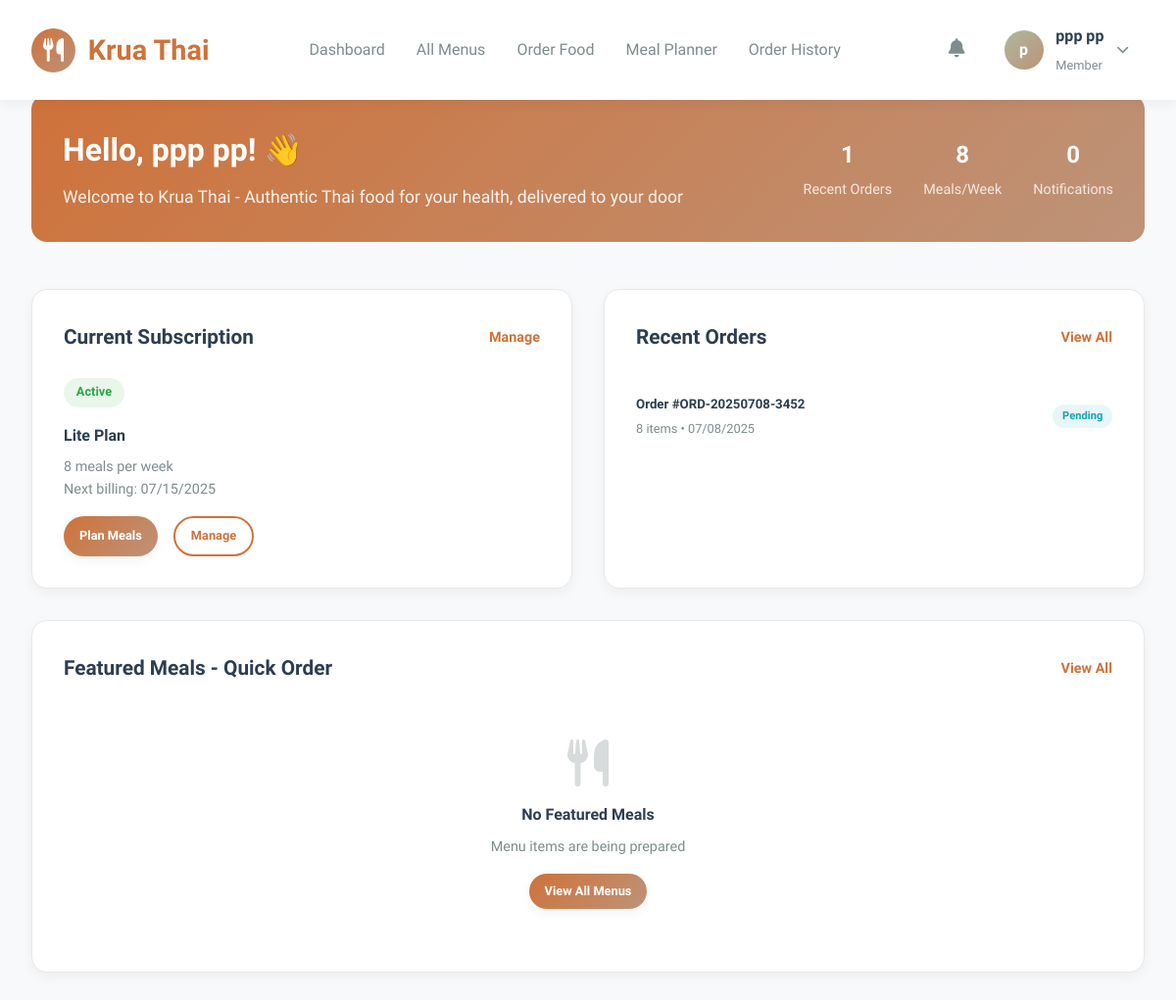
/KruaThai/index.php (signed in), run on an earlier commit of the app's database.
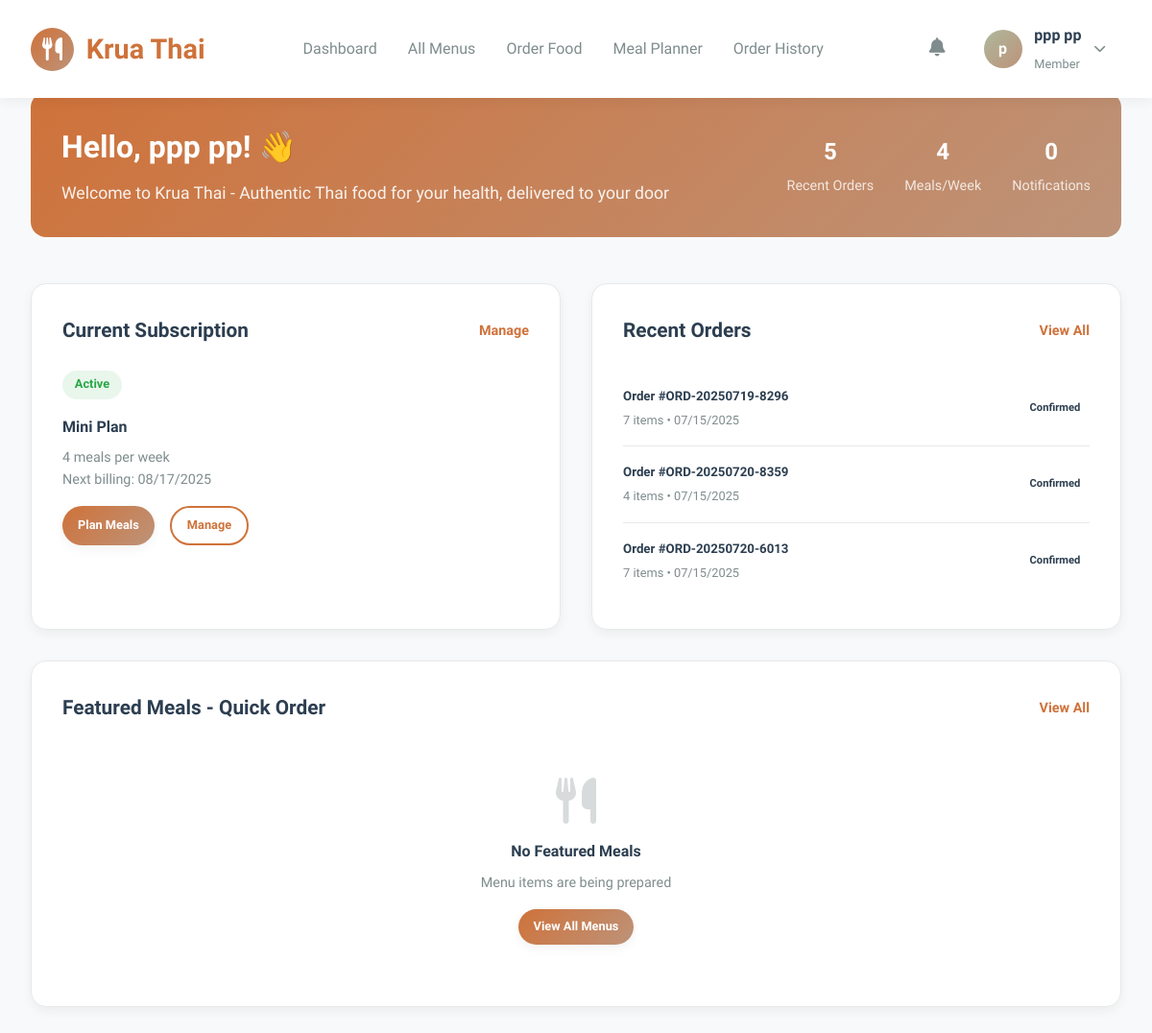
And on a later commit of the database.
### tables this page shows
CREATE TABLE `subscriptions` (
  `id` char(36) NOT NULL,
  `user_id` char(36) NOT NULL,
  `plan_id` char(36) NOT NULL,
  `status` enum('active','paused','cancelled','expired','pending_payment') DEFAULT 'pending_payment',
  `start_date` date NOT NULL,
  `end_date` date DEFAULT NULL,
  `next_billing_date` date DEFAULT NULL,
  `billing_cycle` enum('weekly','monthly') NOT NULL,
  `total_amount` decimal(8,2) NOT NULL,
  `discount_applied` decimal(8,2) DEFAULT '0.00',
  `delivery_days` longtext,
  `preferred_delivery_time` enum('morning','afternoon','evening','flexible') DEFAULT 'afternoon',
  `special_instructions` text,
  `pause_start_date` date DEFAULT NULL,
  `pause_end_date` date DEFAULT NULL,
  `skip_dates` longtext,
  `auto_renew` tinyint(1) DEFAULT '1',
  `cancellation_reason` text,
  `cancelled_at` timestamp NULL DEFAULT NULL,
  `cancelled_by` char(36) DEFAULT NULL,
  `created_at` timestamp NOT NULL DEFAULT CURRENT_TIMESTAMP,
  `updated_at` timestamp NOT NULL DEFAULT CURRENT_TIMESTAMP ON UPDATE CURRENT_TIMESTAMP
);

CREATE TABLE `subscription_plans` (
  `id` char(36) NOT NULL,
  `name` varchar(100) NOT NULL,
  `name_thai` varchar(100) DEFAULT NULL,
  `description` text,
  `plan_type` enum('weekly','monthly','custom') NOT NULL,
  `meals_per_week` int(11) NOT NULL,
  `weeks_duration` int(11) DEFAULT '4',
  `base_price` decimal(8,2) NOT NULL,
  `discount_percentage` decimal(5,2) DEFAULT '0.00',
  `final_price` decimal(8,2) NOT NULL,
  `features` longtext,
  `max_skips_per_week` int(11) DEFAULT '2',
  `advance_ordering_days` int(11) DEFAULT '7',
  `is_active` tinyint(1) DEFAULT '1',
  `is_popular` tinyint(1) DEFAULT '0',
  `sort_order` int(11) DEFAULT '0',
  `created_at` timestamp NOT NULL DEFAULT CURRENT_TIMESTAMP,
  `updated_at` timestamp NOT NULL DEFAULT CURRENT_TIMESTAMP ON UPDATE CURRENT_TIMESTAMP
);

CREATE TABLE `orders` (
  `id` char(36) NOT NULL,
  `order_number` varchar(20) NOT NULL,
  `subscription_id` char(36) NOT NULL,
  `user_id` char(36) NOT NULL,
  `delivery_date` date NOT NULL,
  `delivery_time_slot` enum('09:00-12:00','12:00-15:00','15:00-18:00','18:00-21:00') DEFAULT NULL,
  `delivery_address` text NOT NULL,
  `delivery_instructions` text,
  `status` enum('pending','confirmed','preparing','ready','out_for_delivery','delivered','cancelled') DEFAULT 'pending',
  `kitchen_status` enum('not_started','in_progress','completed') DEFAULT 'not_started',
  `assigned_rider_id` char(36) DEFAULT NULL,
  `pickup_time` timestamp NULL DEFAULT NULL,
  `delivery_confirmation_method` enum('photo','signature','customer_present','left_at_door') DEFAULT 'customer_present',
  `delivery_photo_url` varchar(500) DEFAULT NULL,
  `delivery_signature_url` varchar(500) DEFAULT NULL,
  `delivered_at` timestamp NULL DEFAULT NULL,
  `total_items` int(11) DEFAULT '0',
  `estimated_prep_time` int(11) DEFAULT '30',
  `special_notes` text,
  `created_at` timestamp NOT NULL DEFAULT CURRENT_TIMESTAMP,
  `updated_at` timestamp NOT NULL DEFAULT CURRENT_TIMESTAMP ON UPDATE CURRENT_TIMESTAMP
);

### KruaThai/index.php (the view, shortened to what the changed rows need)
<?php
try {
    $database = new Database();
    $db = $database->getConnection();
} catch (Exception $e) {
    try {
        $pdo = new PDO("mysql:host=localhost;dbname=krua_thai;charset=utf8mb4", "root", "root");
        $pdo->setAttribute(PDO::ATTR_ERRMODE, PDO::ERRMODE_EXCEPTION);
        $db = $pdo;
    } catch (PDOException $e) {
        error_log("Database connection failed: " . $e->getMessage());
        $db = null;
    }
}
$user_id = $_SESSION['user_id'];
$user_name = $_SESSION['first_name'] ?? $_SESSION['user_name'] ?? 'User';
$active_subscription = null;
if ($db) {
    try {
        $stmt = $db->prepare("
            SELECT s.*, sp.name as plan_name, sp.name_thai as plan_name_thai, sp.meals_per_week
            FROM subscriptions s
            JOIN subscription_plans sp ON s.plan_id = sp.id
            WHERE s.user_id = ? AND s.status IN ('active', 'paused')
            ORDER BY s.created_at DESC
            LIMIT 1
        ");
        $stmt->execute([$user_id]);
        $active_subscription = $stmt->fetch(PDO::FETCH_ASSOC);
    } catch (Exception $e) {
        error_log("Failed to fetch subscription: " . $e->getMessage());
    }
}
$recent_orders = [];
if ($db) {
    try {
        $stmt = $db->prepare("
            SELECT o.*, COUNT(oi.id) as item_count
            FROM orders o
            LEFT JOIN order_items oi ON o.id = oi.order_id
            WHERE o.user_id = ?
            GROUP BY o.id
            ORDER BY o.created_at DESC
            LIMIT 5
        ");
        $stmt->execute([$user_id]);
        $recent_orders = $stmt->fetchAll(PDO::FETCH_ASSOC);
    } catch (Exception $e) {
        error_log("Failed to fetch orders: " . $e->getMessage());
    }
}
?>
<!DOCTYPE html>
<html lang="en">
<head>
    <link href="https://cdnjs.cloudflare.com/ajax/libs/font-awesome/6.4.0/css/all.min.css" rel="stylesheet">
</head>
<body>
    <main class="main-content">
        <section class="welcome-section loading">
            <div class="welcome-content">
                <div class="welcome-text">
                    <h1>Hello, <?php echo htmlspecialchars($user_name); ?>! 👋</h1>
                </div>
                <div class="quick-stats">
                    <div class="stat-item">
                        <div class="stat-number"><?php echo count($recent_orders); ?></div>
                        <div class="stat-label">Recent Orders</div>
                    </div>
                    <?php if ($active_subscription): ?>
                        <div class="stat-item">
                            <div class="stat-number"><?php echo $active_subscription['meals_per_week']; ?></div>
                            <div class="stat-label">Meals/Week</div>
                        </div>
                    <?php endif; ?>
                </div>
            </div>
        </section>
        <div class="dashboard-grid">
            <div class="dashboard-card loading">
                <?php if ($active_subscription): ?>
                    <div class="subscription-status">
                        <span class="status-badge status-<?php echo $active_subscription['status']; ?>">
                            <?php echo $active_subscription['status'] === 'active' ? 'Active' : 'Paused'; ?>
                        </span>
                    </div>
                    <div class="subscription-info">
                        <h4><?php echo htmlspecialchars($active_subscription['plan_name'] ?? $active_subscription['plan_name_thai']); ?></h4>
                        <p><?php echo $active_subscription['meals_per_week']; ?> meals per week</p>
                        <?php if ($active_subscription['next_billing_date']): ?>
                            <p>Next billing: <?php echo date('m/d/Y', strtotime($active_subscription['next_billing_date'])); ?></p>
                        <?php endif; ?>
                    </div>
                    <div style="display: flex; gap: 1rem; margin-top: 1rem;">
                        <a href="meal-planner.php" class="btn btn-primary btn-sm">Plan Meals</a>
                        <a href="subscription-status.php" class="btn btn-secondary btn-sm">Manage</a>
                    </div>
                <?php endif; ?>
            </div>
            <div class="dashboard-card loading">
                <?php if (!empty($recent_orders)): ?>
                    <?php foreach (array_slice($recent_orders, 0, 3) as $order): ?>
                        <div class="order-item">
                            <div class="order-info">
                                <h5>Order #<?php echo htmlspecialchars($order['order_number']); ?></h5>
                                <p><?php echo $order['item_count']; ?> items • <?php echo date('m/d/Y', strtotime($order['created_at'])); ?></p>
                            </div>
                            <span class="order-status status-<?php echo $order['status']; ?>">
                                <?php
                                $status_text = [
                                    'pending' => 'Pending',
                                    'confirmed' => 'Confirmed',
                                    'preparing' => 'Preparing',
                                    'ready' => 'Ready',
                                    'out_for_delivery' => 'Out for Delivery',
                                    'delivered' => 'Delivered',
                                    'cancelled' => 'Cancelled'
                                ];
                                echo $status_text[$order['status']] ?? ucfirst($order['status']);
                                ?>
                            </span>
                        </div>
                    <?php endforeach; ?>
                <?php endif; ?>
            </div>
        </div>
    </main>
</body>
</html>

What changed in the data, as far as the page shows it:
no longer on this page (row unchanged): subscriptions: plan.meals_per_week "8", plan.name "Lite Plan", next_billing_date "07/15/2025"
no longer on this page (row edited): orders: order_number "ORD-20250708-3452", item_count "8", created_at "07/08/2025", status "Pending"
added subscriptions: plan.meals_per_week "4", plan.name "Mini Plan", next_billing_date "08/17/2025"
added orders: order_number "ORD-20250719-8296", item_count "7", created_at "07/15/2025", status "Confirmed"
added orders: order_number "ORD-20250720-8359", item_count "4", created_at "07/15/2025", status "Confirmed"
added orders: order_number "ORD-20250720-6013", item_count "7", created_at "07/15/2025", status "Confirmed"
Also different on the page:
count($recent_orders): "1" → "5"
